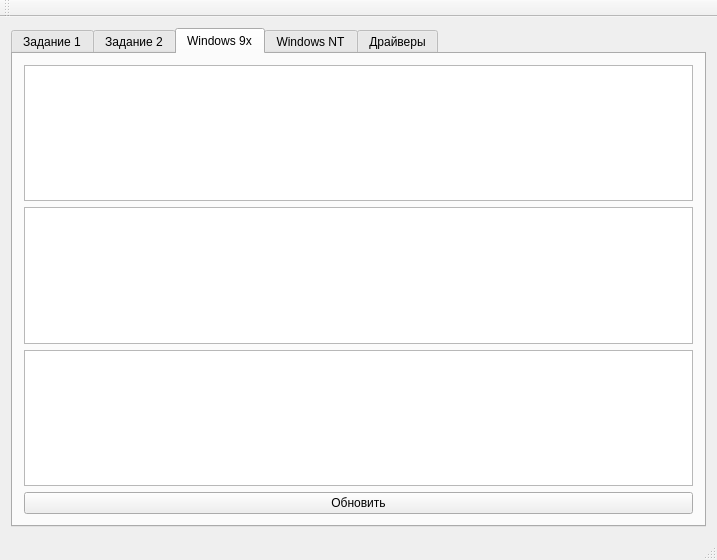
<?xml version="1.0" encoding="UTF-8"?>
<ui version="4.0">
 <class>MainWindow</class>
 <widget class="QMainWindow" name="MainWindow">
  <property name="geometry">
   <rect>
    <x>0</x>
    <y>0</y>
    <width>717</width>
    <height>560</height>
   </rect>
  </property>
  <property name="windowTitle">
   <string>Братковой И.О, ПВ-31, ОС-2</string>
  </property>
  <widget class="QWidget" name="centralWidget">
   <layout class="QVBoxLayout" name="verticalLayout_8">
    <item>
     <widget class="QTabWidget" name="tabWidget">
      <property name="currentIndex">
       <number>2</number>
      </property>
      <widget class="QWidget" name="tab">
       <attribute name="title">
        <string>Задание 1</string>
       </attribute>
       <layout class="QVBoxLayout" name="verticalLayout_11">
        <item>
         <widget class="QGroupBox" name="groupBox">
          <property name="title">
           <string>Входные данные</string>
          </property>
          <layout class="QVBoxLayout" name="verticalLayout_9">
           <item>
            <layout class="QVBoxLayout" name="verticalLayout_2">
             <item>
              <widget class="QLineEdit" name="lineInput"/>
             </item>
             <item>
              <widget class="QComboBox" name="comboBox">
               <property name="font">
                <font>
                 <stylestrategy>PreferAntialias</stylestrategy>
                </font>
               </property>
               <property name="currentIndex">
                <number>0</number>
               </property>
               <item>
                <property name="text">
                 <string>Нет</string>
                </property>
               </item>
               <item>
                <property name="text">
                 <string>Имя</string>
                </property>
               </item>
               <item>
                <property name="text">
                 <string>Полное имя</string>
                </property>
               </item>
               <item>
                <property name="text">
                 <string>Дескриптор</string>
                </property>
               </item>
              </widget>
             </item>
            </layout>
           </item>
          </layout>
         </widget>
        </item>
        <item>
         <widget class="QGroupBox" name="groupBox_2">
          <property name="title">
           <string>Выходные данные</string>
          </property>
          <layout class="QVBoxLayout" name="verticalLayout_10">
           <item>
            <widget class="QLabel" name="label">
             <property name="text">
              <string>Дескриптор</string>
             </property>
            </widget>
           </item>
           <item>
            <widget class="QLineEdit" name="lineHandle"/>
           </item>
           <item>
            <widget class="QLabel" name="label_2">
             <property name="text">
              <string>Имя</string>
             </property>
            </widget>
           </item>
           <item>
            <widget class="QLineEdit" name="lineName"/>
           </item>
           <item>
            <widget class="QLabel" name="label_3">
             <property name="text">
              <string>Полное имя</string>
             </property>
            </widget>
           </item>
           <item>
            <widget class="QLineEdit" name="lineFullName"/>
           </item>
          </layout>
         </widget>
        </item>
        <item>
         <widget class="QPushButton" name="pushButton">
          <property name="text">
           <string>Показать</string>
          </property>
         </widget>
        </item>
        <item>
         <widget class="QPushButton" name="pushButton_2">
          <property name="text">
           <string>Очистить</string>
          </property>
         </widget>
        </item>
       </layout>
      </widget>
      <widget class="QWidget" name="tab_2">
       <attribute name="title">
        <string>Задание 2</string>
       </attribute>
       <layout class="QVBoxLayout" name="verticalLayout_3">
        <item>
         <widget class="QLabel" name="label_4">
          <property name="text">
           <string>Идентификатор текущего процесса</string>
          </property>
         </widget>
        </item>
        <item>
         <widget class="QLineEdit" name="currIDEdit"/>
        </item>
        <item>
         <widget class="QLabel" name="label_5">
          <property name="text">
           <string>Псевдодескриптор текущего процесса</string>
          </property>
         </widget>
        </item>
        <item>
         <widget class="QLineEdit" name="currPseudoEdit"/>
        </item>
        <item>
         <widget class="QLabel" name="label_6">
          <property name="text">
           <string>Дескриптор, полученный функцией DuplicateHandle</string>
          </property>
         </widget>
        </item>
        <item>
         <widget class="QLineEdit" name="currHandleDupEdit"/>
        </item>
        <item>
         <widget class="QLabel" name="label_7">
          <property name="text">
           <string>Дескриптор, полученный функцией OpenProcess</string>
          </property>
         </widget>
        </item>
        <item>
         <widget class="QLineEdit" name="currHandleOpenEdit"/>
        </item>
        <item>
         <widget class="QLabel" name="label_8">
          <property name="text">
           <string>Закрываем дескриптор, полученный функцией DuplicateHandle</string>
          </property>
         </widget>
        </item>
        <item>
         <widget class="QLineEdit" name="currCloseDupEdit"/>
        </item>
        <item>
         <widget class="QLabel" name="label_9">
          <property name="text">
           <string>Закрываем дескриптор, полученный функцией OpenProcess: </string>
          </property>
         </widget>
        </item>
        <item>
         <widget class="QLineEdit" name="currCloseOpenEdit"/>
        </item>
       </layout>
      </widget>
      <widget class="QWidget" name="tab_3">
       <attribute name="title">
        <string>Windows 9x</string>
       </attribute>
       <layout class="QVBoxLayout" name="verticalLayout_7">
        <item>
         <layout class="QVBoxLayout" name="verticalLayout_6">
          <item>
           <layout class="QVBoxLayout" name="verticalLayout">
            <item>
             <widget class="QTableWidget" name="tableProc"/>
            </item>
            <item>
             <widget class="QTableWidget" name="tableMod"/>
            </item>
            <item>
             <widget class="QTableWidget" name="tableThrd"/>
            </item>
           </layout>
          </item>
          <item>
           <widget class="QPushButton" name="pushButton_3">
            <property name="text">
             <string>Обновить</string>
            </property>
           </widget>
          </item>
         </layout>
        </item>
       </layout>
      </widget>
      <widget class="QWidget" name="tab_4">
       <attribute name="title">
        <string>Windows NT</string>
       </attribute>
       <layout class="QVBoxLayout" name="verticalLayout_5">
        <item>
         <layout class="QHBoxLayout" name="horizontalLayout">
          <item>
           <widget class="QTableWidget" name="tableNTProc"/>
          </item>
         </layout>
        </item>
        <item>
         <widget class="QTreeWidget" name="treeModul">
          <column>
           <property name="text">
            <string notr="true">1</string>
           </property>
          </column>
         </widget>
        </item>
        <item>
         <widget class="QPushButton" name="pushButton_5">
          <property name="text">
           <string>Обновить</string>
          </property>
         </widget>
        </item>
       </layout>
      </widget>
      <widget class="QWidget" name="tab_5">
       <attribute name="title">
        <string>Драйверы</string>
       </attribute>
       <layout class="QVBoxLayout" name="verticalLayout_4">
        <item>
         <widget class="QListWidget" name="listDriv"/>
        </item>
        <item>
         <widget class="QPushButton" name="pushButton_4">
          <property name="text">
           <string>Обновить</string>
          </property>
         </widget>
        </item>
       </layout>
      </widget>
     </widget>
    </item>
   </layout>
  </widget>
  <widget class="QMenuBar" name="menuBar">
   <property name="geometry">
    <rect>
     <x>0</x>
     <y>0</y>
     <width>717</width>
     <height>21</height>
    </rect>
   </property>
  </widget>
  <widget class="QToolBar" name="nnnnxnxn">
   <attribute name="toolBarArea">
    <enum>TopToolBarArea</enum>
   </attribute>
   <attribute name="toolBarBreak">
    <bool>false</bool>
   </attribute>
  </widget>
  <widget class="QStatusBar" name="statusBar"/>
 </widget>
 <layoutdefault spacing="6" margin="11"/>
 <resources/>
 <connections/>
</ui>
